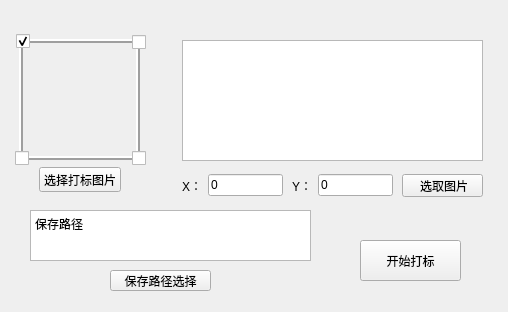
<?xml version="1.0" encoding="UTF-8"?>
<ui version="4.0">
 <class>MainWindow</class>
 <widget class="QMainWindow" name="MainWindow">
  <property name="enabled">
   <bool>true</bool>
  </property>
  <property name="geometry">
   <rect>
    <x>0</x>
    <y>0</y>
    <width>508</width>
    <height>312</height>
   </rect>
  </property>
  <property name="minimumSize">
   <size>
    <width>508</width>
    <height>272</height>
   </size>
  </property>
  <property name="maximumSize">
   <size>
    <width>508</width>
    <height>1000</height>
   </size>
  </property>
  <property name="windowTitle">
   <string>打标小工具</string>
  </property>
  <widget class="QWidget" name="centralwidget">
   <widget class="QWidget" name="verticalLayoutWidget">
    <property name="geometry">
     <rect>
      <x>39</x>
      <y>167</y>
      <width>82</width>
      <height>25</height>
     </rect>
    </property>
    <layout class="QVBoxLayout" name="verticalLayout">
     <item>
      <widget class="QPushButton" name="pushButton">
       <property name="text">
        <string>选择打标图片</string>
       </property>
      </widget>
     </item>
    </layout>
   </widget>
   <widget class="QLabel" name="label">
    <property name="geometry">
     <rect>
      <x>19</x>
      <y>39</y>
      <width>121</width>
      <height>121</height>
     </rect>
    </property>
    <property name="frameShape">
     <enum>QFrame::Box</enum>
    </property>
    <property name="frameShadow">
     <enum>QFrame::Raised</enum>
    </property>
    <property name="lineWidth">
     <number>2</number>
    </property>
    <property name="text">
     <string/>
    </property>
   </widget>
   <widget class="QCheckBox" name="checkBox">
    <property name="geometry">
     <rect>
      <x>16</x>
      <y>33</y>
      <width>71</width>
      <height>16</height>
     </rect>
    </property>
    <property name="text">
     <string/>
    </property>
    <property name="checked">
     <bool>true</bool>
    </property>
   </widget>
   <widget class="QCheckBox" name="checkBox_2">
    <property name="geometry">
     <rect>
      <x>132</x>
      <y>34</y>
      <width>71</width>
      <height>16</height>
     </rect>
    </property>
    <property name="text">
     <string/>
    </property>
   </widget>
   <widget class="QCheckBox" name="checkBox_3">
    <property name="geometry">
     <rect>
      <x>15</x>
      <y>150</y>
      <width>71</width>
      <height>16</height>
     </rect>
    </property>
    <property name="text">
     <string/>
    </property>
   </widget>
   <widget class="QCheckBox" name="checkBox_4">
    <property name="geometry">
     <rect>
      <x>132</x>
      <y>150</y>
      <width>71</width>
      <height>16</height>
     </rect>
    </property>
    <property name="text">
     <string/>
    </property>
   </widget>
   <widget class="QTextBrowser" name="textBrowser">
    <property name="geometry">
     <rect>
      <x>182</x>
      <y>40</y>
      <width>301</width>
      <height>121</height>
     </rect>
    </property>
    <property name="html">
     <string>&lt;!DOCTYPE HTML PUBLIC &quot;-//W3C//DTD HTML 4.0//EN&quot; &quot;http://www.w3.org/TR/REC-html40/strict.dtd&quot;&gt;
&lt;html&gt;&lt;head&gt;&lt;meta name=&quot;qrichtext&quot; content=&quot;1&quot; /&gt;&lt;style type=&quot;text/css&quot;&gt;
p, li { white-space: pre-wrap; }
&lt;/style&gt;&lt;/head&gt;&lt;body style=&quot; font-family:'SimSun'; font-size:9pt; font-weight:400; font-style:normal;&quot;&gt;
&lt;p style=&quot;-qt-paragraph-type:empty; margin-top:0px; margin-bottom:0px; margin-left:0px; margin-right:0px; -qt-block-indent:0; text-indent:0px;&quot;&gt;&lt;br /&gt;&lt;/p&gt;&lt;/body&gt;&lt;/html&gt;</string>
    </property>
   </widget>
   <widget class="QPushButton" name="pushButton_2">
    <property name="geometry">
     <rect>
      <x>402</x>
      <y>174</y>
      <width>81</width>
      <height>23</height>
     </rect>
    </property>
    <property name="text">
     <string> 选取图片</string>
    </property>
   </widget>
   <widget class="QPushButton" name="pushButton_3">
    <property name="geometry">
     <rect>
      <x>360</x>
      <y>240</y>
      <width>101</width>
      <height>41</height>
     </rect>
    </property>
    <property name="text">
     <string>开始打标</string>
    </property>
   </widget>
   <widget class="QWidget" name="horizontalLayoutWidget">
    <property name="geometry">
     <rect>
      <x>182</x>
      <y>170</y>
      <width>101</width>
      <height>31</height>
     </rect>
    </property>
    <layout class="QHBoxLayout" name="horizontalLayout">
     <item>
      <widget class="QLabel" name="label_2">
       <property name="text">
        <string>X：</string>
       </property>
      </widget>
     </item>
     <item>
      <widget class="QLineEdit" name="lineEdit">
       <property name="inputMethodHints">
        <set>Qt::ImhPreferLowercase</set>
       </property>
       <property name="text">
        <string>0</string>
       </property>
      </widget>
     </item>
    </layout>
   </widget>
   <widget class="QWidget" name="horizontalLayoutWidget_2">
    <property name="geometry">
     <rect>
      <x>292</x>
      <y>170</y>
      <width>101</width>
      <height>31</height>
     </rect>
    </property>
    <layout class="QHBoxLayout" name="horizontalLayout_2">
     <item>
      <widget class="QLabel" name="label_3">
       <property name="text">
        <string>Y：</string>
       </property>
      </widget>
     </item>
     <item>
      <widget class="QLineEdit" name="lineEdit_2">
       <property name="text">
        <string>0</string>
       </property>
      </widget>
     </item>
    </layout>
   </widget>
   <widget class="QPushButton" name="pushButton_4">
    <property name="geometry">
     <rect>
      <x>110</x>
      <y>270</y>
      <width>101</width>
      <height>21</height>
     </rect>
    </property>
    <property name="text">
     <string>保存路径选择</string>
    </property>
   </widget>
   <widget class="QTextBrowser" name="textBrowser_2">
    <property name="geometry">
     <rect>
      <x>30</x>
      <y>210</y>
      <width>281</width>
      <height>51</height>
     </rect>
    </property>
    <property name="html">
     <string>&lt;!DOCTYPE HTML PUBLIC &quot;-//W3C//DTD HTML 4.0//EN&quot; &quot;http://www.w3.org/TR/REC-html40/strict.dtd&quot;&gt;
&lt;html&gt;&lt;head&gt;&lt;meta name=&quot;qrichtext&quot; content=&quot;1&quot; /&gt;&lt;style type=&quot;text/css&quot;&gt;
p, li { white-space: pre-wrap; }
&lt;/style&gt;&lt;/head&gt;&lt;body style=&quot; font-family:'SimSun'; font-size:9pt; font-weight:400; font-style:normal;&quot;&gt;
&lt;p style=&quot; margin-top:0px; margin-bottom:0px; margin-left:0px; margin-right:0px; -qt-block-indent:0; text-indent:0px;&quot;&gt;保存路径&lt;/p&gt;&lt;/body&gt;&lt;/html&gt;</string>
    </property>
   </widget>
  </widget>
 </widget>
 <resources/>
 <connections/>
</ui>
